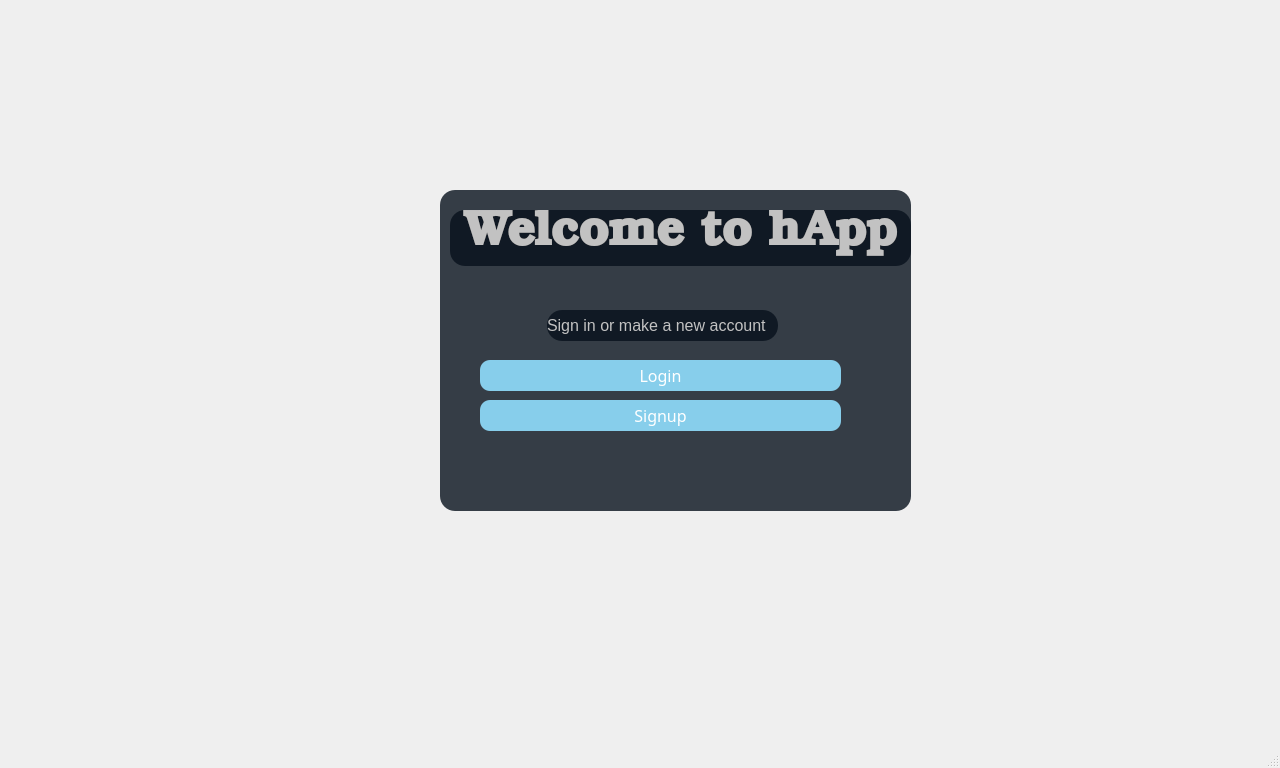
<?xml version="1.0" encoding="UTF-8"?>
<ui version="4.0">
 <class>MainWindow</class>
 <widget class="QMainWindow" name="MainWindow">
  <property name="geometry">
   <rect>
    <x>0</x>
    <y>0</y>
    <width>1280</width>
    <height>768</height>
   </rect>
  </property>
  <property name="windowTitle">
   <string>MainWindow</string>
  </property>
  <property name="styleSheet">
   <string notr="true">QFrame
{
background:rgba(6, 16, 28, 0.8);
border-radius:15px;
}
</string>
  </property>
  <widget class="QWidget" name="centralwidget">
   <widget class="QFrame" name="frame">
    <property name="geometry">
     <rect>
      <x>440</x>
      <y>190</y>
      <width>471</width>
      <height>321</height>
     </rect>
    </property>
    <property name="frameShape">
     <enum>QFrame::StyledPanel</enum>
    </property>
    <property name="frameShadow">
     <enum>QFrame::Raised</enum>
    </property>
    <widget class="QPushButton" name="createacc">
     <property name="geometry">
      <rect>
       <x>40</x>
       <y>210</y>
       <width>361</width>
       <height>31</height>
      </rect>
     </property>
     <property name="font">
      <font>
       <family>century gothic</family>
       <pointsize>12</pointsize>
      </font>
     </property>
     <property name="styleSheet">
      <string notr="true">QPushButton
{
color:white;
border-radius:10px;
}
QPushButton:hover
{
color:#333;
border-radius:10px;
background:#49ebff;
}
QPushButton

{
background:skyblue;
}</string>
     </property>
     <property name="text">
      <string>Signup</string>
     </property>
    </widget>
    <widget class="QLabel" name="signL">
     <property name="geometry">
      <rect>
       <x>107</x>
       <y>120</y>
       <width>231</width>
       <height>31</height>
      </rect>
     </property>
     <property name="font">
      <font>
       <pointsize>12</pointsize>
      </font>
     </property>
     <property name="styleSheet">
      <string notr="true">background:setAttribute(Qt::WA_TranslucentBackground);
color:rgb(194, 194, 194)</string>
     </property>
     <property name="text">
      <string>Sign in or make a new account</string>
     </property>
    </widget>
    <widget class="QLabel" name="welcomeL">
     <property name="geometry">
      <rect>
       <x>10</x>
       <y>20</y>
       <width>461</width>
       <height>56</height>
      </rect>
     </property>
     <property name="font">
      <font>
       <family>Bookman Old Style</family>
       <pointsize>36</pointsize>
       <bold>true</bold>
      </font>
     </property>
     <property name="styleSheet">
      <string notr="true">background:setAttribute(Qt::WA_TranslucentBackground);
color:rgb(194, 194, 194)</string>
     </property>
     <property name="text">
      <string>&lt;html&gt;&lt;head/&gt;&lt;body&gt;&lt;p align=&quot;center&quot;&gt;Welcome to hApp&lt;/p&gt;&lt;/body&gt;&lt;/html&gt;</string>
     </property>
    </widget>
    <widget class="QPushButton" name="login">
     <property name="geometry">
      <rect>
       <x>40</x>
       <y>170</y>
       <width>361</width>
       <height>31</height>
      </rect>
     </property>
     <property name="font">
      <font>
       <family>century gothic</family>
       <pointsize>12</pointsize>
      </font>
     </property>
     <property name="styleSheet">
      <string notr="true">QPushButton
{
color:white;
border-radius:10px;
}
QPushButton:hover
{
color:#333;
border-radius:10px;
background:#49ebff;
}
QPushButton

{
background:skyblue;
}</string>
     </property>
     <property name="text">
      <string>Login</string>
     </property>
    </widget>
   </widget>
  </widget>
  <widget class="QStatusBar" name="statusbar"/>
 </widget>
 <resources/>
 <connections/>
</ui>
